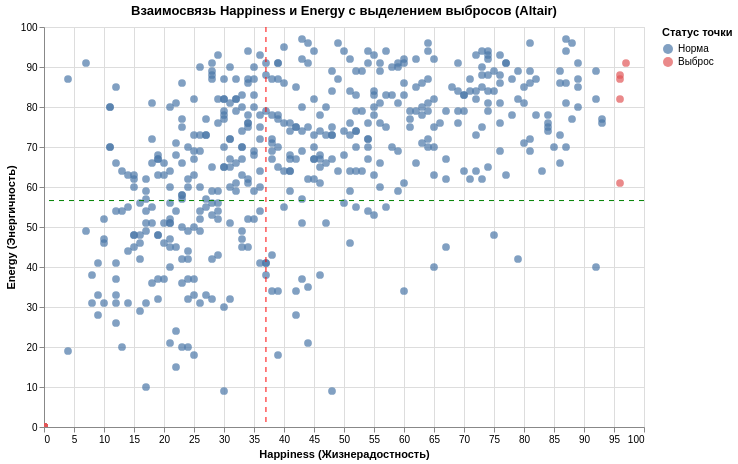

The cell this chart's notebook holds for it:
### Markdown cell above
Покажите на диаграмме разброса взаимосвязь между жизнерадостностью (`happiness`) и энергичностью (`energy`) композиции. Добавьте на диаграмму вспомогательные элементы для упрощения интерпретации визуализации:
- отметку средних значений
- выбросы

### Code cell
def get_outliers(data, column):
    Q1 = data[column].quantile(0.25)
    Q3 = data[column].quantile(0.75)
    IQR = Q3 - Q1
    lower_bound = Q1 - 1 * IQR
    upper_bound = Q3 + 1 * IQR
    return (data[column] < lower_bound) | (data[column] > upper_bound)

mean_h = df['happiness'].mean()
mean_e = df['energy'].mean()

plt.figure(figsize=(10, 6))
sns.set_style("whitegrid")
sns.scatterplot(data=df, x='happiness', y='energy', alpha=0.6)

plt.axvline(mean_h, color='red', linestyle='--', label=f'Среднее Happiness: {mean_h:.2f}')
plt.axhline(mean_e, color='green', linestyle='--', label=f'Среднее Energy: {mean_e:.2f}')

plt.title('Задание 3: Взаимосвязь Happiness и Energy (Seaborn)')
plt.xlabel('Happiness (Жизнерадостность)')
plt.ylabel('Energy (Энергичность)')
plt.legend()
plt.show()

df['is_outlier'] = get_outliers(df, 'happiness') | get_outliers(df, 'energy')
df['status'] = df['is_outlier'].map({True: 'Выброс', False: 'Норма'})

scatter = alt.Chart(df).mark_circle(size=60).encode(
    x=alt.X('happiness:Q', title='Happiness (Жизнерадостность)'),
    y=alt.Y('energy:Q', title='Energy (Энергичность)'),
    color=alt.Color('status:N',
                    scale=alt.Scale(domain=['Норма', 'Выброс'], range=['#4c78a8', '#e15759']),
                    legend=alt.Legend(title="Статус точки")),
    tooltip=['artist_name', 'song_name', 'happiness', 'energy']
).properties(
    title='Взаимосвязь Happiness и Energy с выделением выбросов (Altair)',
    width=600,
    height=400
)

line_h = alt.Chart(pd.DataFrame({'x': [mean_h]})).mark_rule(color='red', strokeDash=[5, 5]).encode(x='x:Q')
line_e = alt.Chart(pd.DataFrame({'y': [mean_e]})).mark_rule(color='green', strokeDash=[5, 5]).encode(y='y:Q')

final_chart = (scatter + line_h + line_e).interactive()

final_chart.display()

### Figure 1 — Vega-Lite specification as saved in the notebook (floating-point values rounded to 4 significant figures; data arrays with more than 128 entries replaced by an {"elided": "..."} marker saying what was removed)
{"config": {"view": {"continuousWidth": 300, "continuousHeight": 300}}, "layer": [{"data": {"name": "data-868b30a92bf734904972f50a6d231517"}, "mark": {"type": "circle", "size": 60}, "encoding": {"color": {"field": "status", "legend": {"title": "Статус точки"}, "scale": {"domain": ["Норма", "Выброс"], "range": ["#4c78a8", "#e15759"]}, "type": "nominal"}, "tooltip": [{"field": "artist_name", "type": "nominal"}, {"field": "song_name", "type": "nominal"}, {"field": "happiness", "type": "quantitative"}, {"field": "energy", "type": "quantitative"}], "x": {"field": "happiness", "title": "Happiness (Жизнерадостность)", "type": "quantitative"}, "y": {"field": "energy", "title": "Energy (Энергичность)", "type": "quantitative"}}, "name": "view_33cfdd7d53367c4c_0", "title": "Взаимосвязь Happiness и Energy с выделением выбросов (Altair)"}, {"data": {"name": "data-1f7e6ee349feddca4e2b907601a7fedb"}, "mark": {"type": "rule", "color": "red", "strokeDash": [5, 5]}, "encoding": {"x": {"field": "x", "type": "quantitative"}}}, {"data": {"name": "data-ef90ddc599158c78048ea63b1be38aa9"}, "mark": {"type": "rule", "color": "green", "strokeDash": [5, 5]}, "encoding": {"y": {"field": "y", "type": "quantitative"}}}], "height": 400, "params": [{"name": "param_1e9efca18e7a2868", "select": {"type": "interval", "encodings": ["x", "y"]}, "bind": "scales", "views": ["view_33cfdd7d53367c4c_0"]}], "width": 600, "$schema": "https://vega.github.io/schema/vega-lite/v6.4.1.json", "datasets": {"data-868b30a92bf734904972f50a6d231517": {"elided": "565 records"}, "data-1f7e6ee349feddca4e2b907601a7fedb": [{"x": 36.99}], "data-ef90ddc599158c78048ea63b1be38aa9": [{"y": 56.61}]}}
